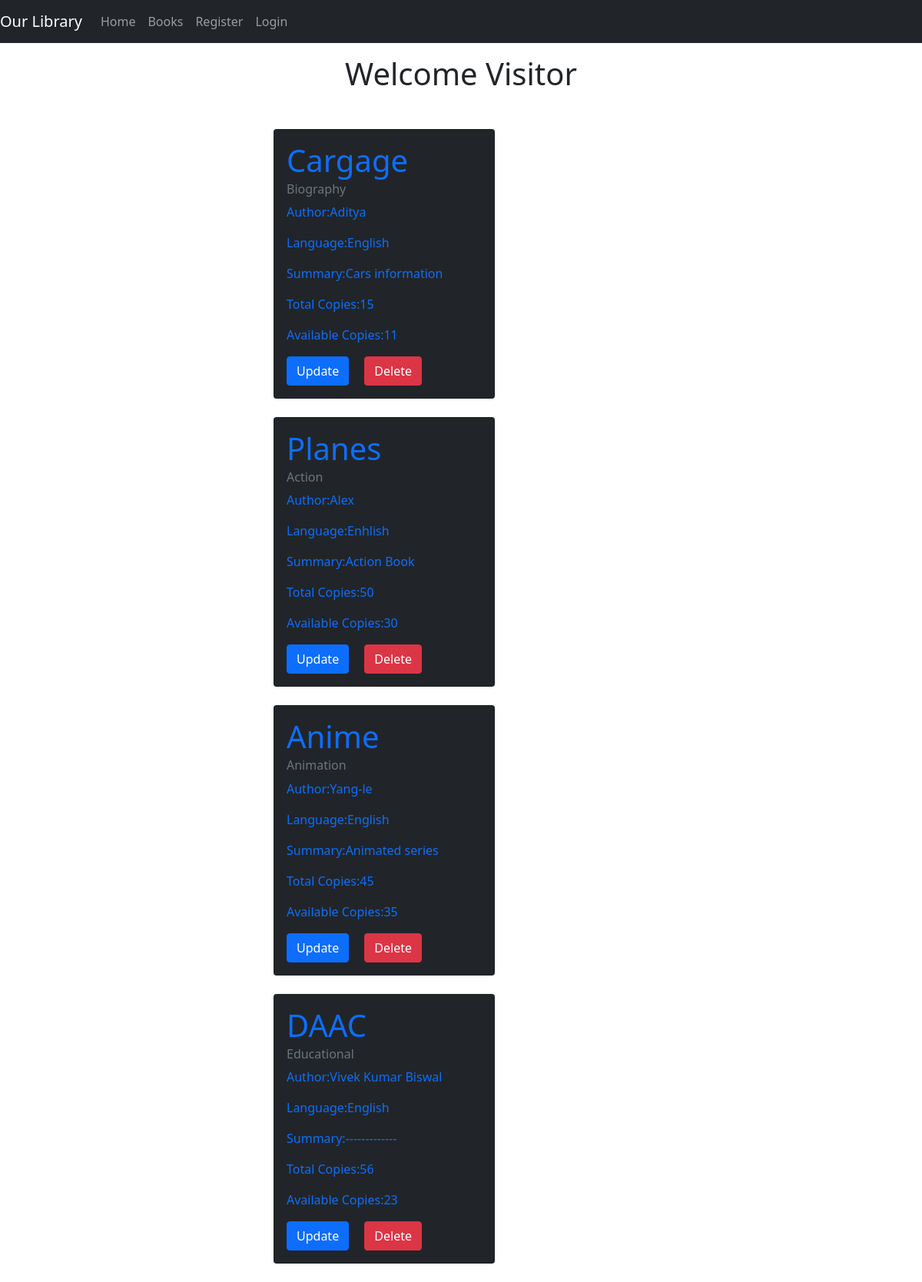
The app's page /detail with its own data.
### app/models.py (models this page shows)
class Person(models.Model):
    Title = models.CharField(max_length=50)
    Author = models.CharField(max_length=100)
    Type = models.CharField(max_length=50,blank=True)
    Language = models.CharField(max_length=100)
    Summary = models.CharField(max_length=500)
    Total_copies = models.CharField(max_length=50)
    Available_copies =models.CharField(max_length=50)

### app/views.py (the view)
# urls.py: path('detail',views.detail,name = 'booklist'),
def detail(request):
    detail_list = Person.objects.all()
    return render(request,'book_list.html',{'detail_list': detail_list})

### templates/book_list.html (shortened to what this page needs)
{% extends "home.html" %}
{% block content %}
{% for detail in detail_list %}
            <div class="card bg-dark text-primary mx-auto" style="width: 18rem;">
                <div class="card-body">
                  <h1 class="card-title">{{ detail.Title }}</h1>
                  <h6 class="card-subtitle mb-2 text-muted">{{ detail.Type }}</h6>
                  <p>Author:{{ detail.Author }}</p>
                  <p>Language:{{ detail.Language }}</p>
                  <p>Summary:{{ detail.Summary }}</p>
                  <p>Total Copies:{{ detail.Total_copies }}</p>
                  <p>Available Copies:{{ detail.Available_copies }}</p>
                  <a href="{%url 'bookupdate' detail.id%}" class="card-link btn btn-primary">Update</a>
                  <a href="{%url 'bookdelete' detail.id%}" class="card-link btn btn-danger">Delete</a>
                </div>
              </div>
              <br>
{% endfor %}
{% endblock %}

### records on screen
Person: Title "Cargage", Type "Biography", Author "Aditya", Language "English", Summary "Cars information", Total_copies "15", Available_copies "11"
Person: Title "Planes", Type "Action", Author "Alex", Language "Enhlish", Summary "Action Book", Total_copies "50", Available_copies "30"
Person: Title "Anime", Type "Animation", Author "Yang-le", Language "English", Summary "Animated series", Total_copies "45", Available_copies "35"
Person: Title "DAAC", Type "Educational", Author "Vivek Kumar Biswal", Language "English", Summary "-------------", Total_copies "56", Available_copies "23"
